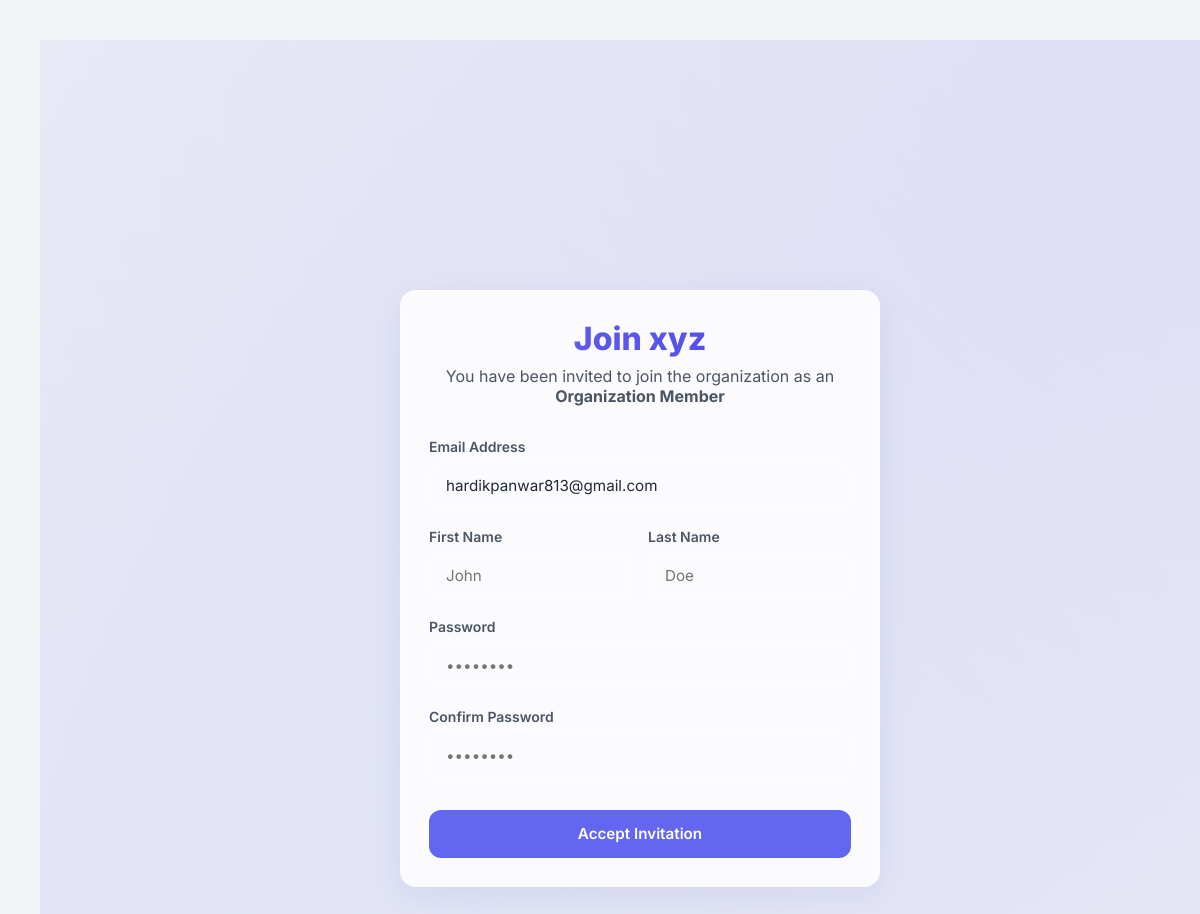
/invite/accept/2f558b03-2d7b-4efa-b658-c6695c5d7565/, run on the app's committed database.
### accounts/models.py (models this page shows, shortened)
class Company(models.Model):
    name = models.CharField(max_length=255)
    slug = models.SlugField(max_length=255, unique=True)
    created_at = models.DateTimeField(auto_now_add=True)

class Invitation(models.Model):
    email = models.EmailField()
    token = models.CharField(max_length=64, unique=True, default=uuid.uuid4)
    company = models.ForeignKey(Company, on_delete=models.CASCADE, related_name='invitations')
    role = models.CharField(max_length=20, choices=User.ROLE_CHOICES, default=User.ROLE_MEMBER)
    invited_by = models.ForeignKey(User, on_delete=models.CASCADE, related_name='sent_invitations')
    is_accepted = models.BooleanField(default=False)
    created_at = models.DateTimeField(auto_now_add=True)

### accounts/views.py (the view, shortened to what this page needs)
# urls.py: path('invite/accept/<str:token>/', views.accept_invite, name='accept_invite'),
def accept_invite(request, token):
    invitation = get_object_or_404(Invitation, token=token, is_accepted=False)
    company = invitation.company
    return render(request, 'accounts/accept_invite.html', {
        'invitation': invitation,
        'company': company
    })

### templates/accounts/accept_invite.html (shortened to what this page needs)
{% extends 'base.html' %}
{% block content %}
<div class="auth-wrapper">
    <div class="glass-card auth-card">
        <div class="auth-header">
            <h1>Join {{ company.name }}</h1>
            <p style="color: var(--text-secondary); margin-top: 8px;">You have been invited to join the organization as an <strong>{{ invitation.get_role_display }}</strong></p>
        </div>
        <form method="POST">
            <div class="form-group">
                <label>Email Address</label>
                <input type="email" class="form-control" value="{{ invitation.email }}" disabled>
            </div>
            <div class="grid-cols-2" style="gap: 16px; margin-bottom: 0;">
                <div class="form-group">
                    <label for="first_name">First Name</label>
                    <input type="text" id="first_name" name="first_name" class="form-control" placeholder="John" required>
                </div>
                <div class="form-group">
                    <label for="last_name">Last Name</label>
                    <input type="text" id="last_name" name="last_name" class="form-control" placeholder="Doe" required>
                </div>
            </div>
            <div class="form-group">
                <label for="password">Password</label>
                <input type="password" id="password" name="password" class="form-control" placeholder="••••••••" required>
            </div>
            <div class="form-group">
                <label for="confirm_password">Confirm Password</label>
                <input type="password" id="confirm_password" name="confirm_password" class="form-control" placeholder="••••••••" required>
            </div>
            <button type="submit" class="btn btn-primary" style="width: 100%; margin-top: 12px; height: 48px;">
                Accept Invitation
            </button>
        </form>
    </div>
</div>
{% endblock %}

### static/css/style.css (style rules this page uses)
:root { --bg-color: #f3f4f6; --card-bg: rgba(255, 255, 255, 0.85); --card-border: rgba(255, 255, 255, 0.4); --text-primary: #1f2937; --text-secondary: #4b5563; --text-muted: #9ca3af; --accent: #6366f1; --accent-hover: #4f46e5; --accent-light: rgba(99, 102, 241, 0.1); --danger: #ef4444; --danger-hover: #dc2626; --success: #10b981; --warning: #f59e0b; --sidebar-bg: #1e1b4b; --sidebar-text: #e0e7ff; --shadow: 0 8px 32px 0 rgba(31, 38, 135, 0.07); --border-radius: 16px; --transition: all 0.3s cubic-bezier(0.4, 0, 0.2, 1); }
* { margin: 0; padding: 0; box-sizing: border-box; font-family: 'Inter', system-ui, -apple-system, sans-serif; }
body { background-color: var(--bg-color); color: var(--text-primary); min-height: 100vh; display: flex; overflow-x: hidden; transition: background-color 0.3s ease; }
.glass-card { background-color: var(--card-bg); backdrop-filter: blur(16px); -webkit-backdrop-filter: blur(16px); border: 1px solid var(--card-border); border-radius: var(--border-radius); padding: 28px; box-shadow: var(--shadow); transition: var(--transition); margin-bottom: 24px; }
.btn { display: inline-flex; align-items: center; justify-content: center; gap: 8px; padding: 12px 24px; border-radius: 12px; font-weight: 600; text-decoration: none; border: none; cursor: pointer; transition: var(--transition); font-size: 0.95rem; }
.btn-primary { background-color: var(--accent); color: white; }
.form-group { margin-bottom: 20px; }
.form-group label { display: block; font-size: 0.875rem; font-weight: 600; margin-bottom: 8px; color: var(--text-secondary); }
.form-control { width: 100%; padding: 12px 16px; border-radius: 12px; border: 1px solid var(--card-border); background-color: rgba(255, 255, 255, 0.05); color: var(--text-primary); outline: none; font-size: 0.95rem; transition: var(--transition); }
.grid-cols-2 { display: grid; grid-template-columns: repeat(2, minmax(0, 1fr)); gap: 24px; }
.auth-wrapper { display: flex; align-items: center; justify-content: center; min-height: 100vh; width: 100vw; padding: 20px; background: radial-gradient(circle at top right, rgba(99, 102, 241, 0.15), transparent), radial-gradient(circle at bottom left, rgba(129, 140, 248, 0.15), transparent), var(--bg-color); }
.auth-card { max-width: 480px; width: 100%; }
.auth-header { text-align: center; margin-bottom: 32px; }
.auth-header h1 { font-size: 2rem; font-weight: 800; background: linear-gradient(135deg, var(--accent) 0%, #4f46e5 100%); -webkit-background-clip: text; -webkit-text-fill-color: transparent; }

### data on the page
Company: name "xyz"
Invitation: role "Organization Member", email "hardikpanwar813@gmail.com"
